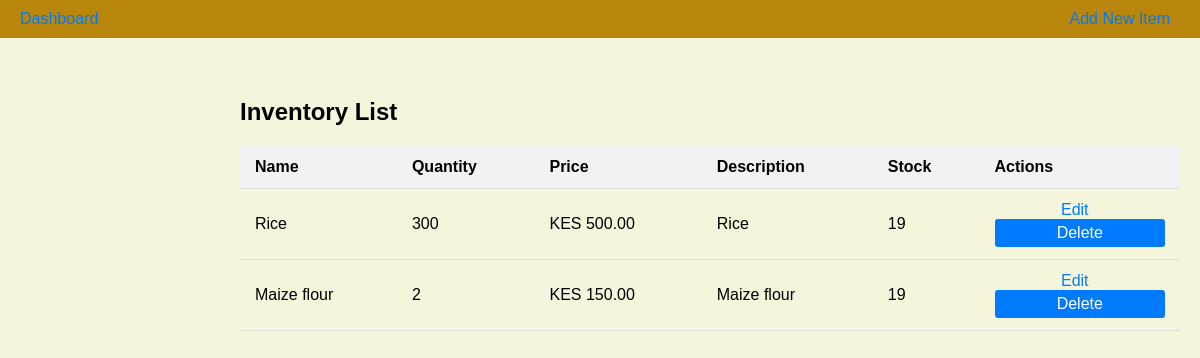
Page /inventory on the committed database.
### models.py (models this page shows, shortened)
class InventoryItem(db.Model):
    __tablename__ = 'inventory_item'
    id = db.Column(db.Integer, primary_key=True)
    name = db.Column(db.String(150), nullable=False)
    quantity = db.Column(db.Integer, nullable=False)
    price = db.Column(db.Float, nullable=False)
    description = db.Column(db.String(255), nullable=True)
    stock = db.Column(db.Integer, default=0)

### app.py (the view)
@app.route('/inventory', methods=['GET'])
def inventory():
    items = InventoryItem.query.all()
    return render_template('inventory.html', items=items)

### app.py (called while the page is built)
@app.before_request
def before_request():
    if 'cart' not in session:
        session['cart'] = {}  # Initialize cart as a dictionary

@app.template_filter('currency')
def currency_format(value, currency="KES"):
    if not isinstance(value, (int, float)):
        return value  # Return the value unchanged if it's not a number
    return f"{currency} {value:,.2f}"

### templates/inventory.html (shortened to what this page needs)
<!DOCTYPE html>
<html lang="en">
<head>
    <link rel="stylesheet" href="{{ url_for('static', filename='css/style.css') }}">
</head>
<body>
    <header>
        <a href="{{ url_for('index') }}">Dashboard</a>
        <a href="{{ url_for('add_item') }}">Add New Item</a>
    </header>
    <main>
        <h2>Inventory List</h2>
        <table>
            <thead>
                <tr>
                    <th>Name</th>
                    <th>Quantity</th>
                    <th>Price</th>
                    <th>Description</th>
                    <th>Stock</th>
                    <th>Actions</th>
                </tr>
            </thead>
            <tbody>
                {% for item in items %}
                <tr>
                    <td>{{ item.name }}</td>
                    <td>{{ item.quantity }}</td>
                    <td>{{ item.price|currency }}</td>
                    <td>{{ item.description }}</td>
                    <td>{{ item.stock }}</td>
                    <td>
                        <a href="{{ url_for('edit_item', item_id=item.id) }}">Edit</a>
                        <form action="{{ url_for('delete_item', item_id=item.id) }}" method="POST" style="display:inline;">
                            <button type="submit">Delete</button>
                        </form>
                    </td>
                </tr>
                {% endfor %}
            </tbody>
        </table>
    </main>
</body>
</html>

### static/css/style.css (style rules this page uses)
* { margin: 0; padding: 0; box-sizing: border-box; }
body { font-family: Arial, Helvetica, sans-serif; background-color: beige; color: black; }
header { display: flex; justify-content: space-between; align-items: center; padding: 10px 20px; background-color: darkgoldenrod; color: wheat; }
main { margin-left: 220px; padding: 20px; padding-top: 60px; }
button { width: 100%; padding: 10px; background-color: aquamarine; color: black; border: none; border-radius: 5px; cursor: pointer; font-size: 16px; }
a { color: black; }

### templates/inventory.html (style rules this page uses)
table { width: 100%; border-collapse: collapse; margin-top: 20px; }
th, td { padding: 12px 15px; text-align: left; border-bottom: 1px solid #ddd; }
th { background-color: #f2f2f2; font-weight: bold; }
td { vertical-align: middle; }
td:last-child { text-align: center; }
button { padding: 5px 10px; background-color: #007bff; color: white; border: none; border-radius: 3px; cursor: pointer; }
form { display: inline; }
a { color: #007bff; text-decoration: none; margin-right: 10px; }

### rows in the picture
InventoryItem: name "Rice", quantity "300", price "KES 500.00", description "Rice", stock "19"
InventoryItem: name "Maize flour", quantity "2", price "KES 150.00", description "Maize flour", stock "19"
